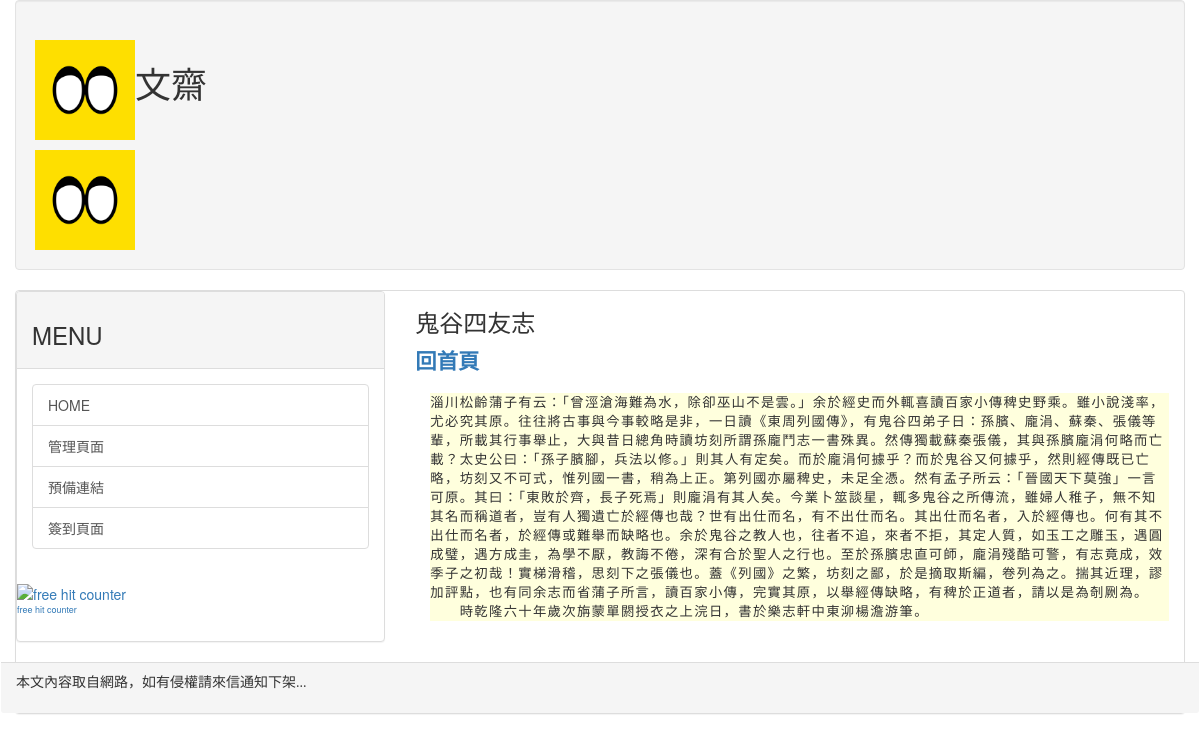
The page /post/00 on the database its author committed.
### mainsite/models.py (models this page shows, shortened)
class Post(models.Model):
    title = models.CharField(max_length=200)
    slug = models.CharField(max_length=200)
    body = models.TextField()
    pub_date = models.DateTimeField(default=timezone.now)
    class Meta:
        ordering = ('-pub_date',)

### mainsite/views.py (the view)
# urls.py: path('post/<slug:slug>', showpost),
def showpost(request, slug):
    try:
        post = Post.objects.get(slug = slug)
        if post != None:
            return render(request, 'post.html', locals())
    except:
        return redirect('/')

### templates/post.html (shortened to what this page needs)
{% extends 'base.html' %}
{% block headmessage %}
    <div class='post_title'>
        <h3>{{ post.title }}</h3>
        <a style='font-family:微軟正黑體;' href='/'>回首頁</a>
    </div>
{% endblock %}
{% block content %}
        <div class='post_body'>
            {{ post.body }}</a>
        </div>
{% endblock %}

### templates/header.html (style rules this page uses)
.post_title { font-family: 微軟正黑體; font-size: 16pt; font-weight: bold; }
.post_body { font-family: 微軟正黑體; font-size: 10pt; letter-spacing: 1pt; background-color: #ffffdd; }

### rows shown on the page
Post: title "鬼谷四友志", body "淄川松齡蒲子有云：「曾涇滄海難為水，除卻巫山不是雲。」余於經史而外輒喜讀百家小傳稗史野乘。雖小說淺率，尤必究其原。往往將古事與今事較略是非，一日讀《東周列國傳》，有鬼谷四弟子日：孫臏、龐涓、蘇秦、張儀等輩，所載其行事舉止，大與昔日總角時讀坊刻所謂孫龐鬥志一書殊異。然傳獨載蘇秦張儀，其與孫臏龐涓何略而亡載？太史公曰：「孫子臏腳，兵法以修。」則其人有定矣。而於龐涓何據乎？而於鬼谷又何據乎，然則經傳既已亡略，坊刻又不可式，惟列國一書，稍為上正。第列國亦屬稗史，未足全憑。然有孟子所云：「晉國天下莫強」一言可原。其曰：「東敗於齊，長子死焉」則龐涓有其人矣。今業卜筮談星，輒多鬼谷之所傳流，雖婦人稚子，無不知其名而稱道者，豈有人獨遺亡於經傳也哉？世有出仕而名，有不出仕而名。其出仕而名者，入於經傳也。何有其不出仕而名者，於經傳或難舉而缺略也。余於鬼谷之教人也，往者不追，來者不拒，其定人質，如玉工之雕玉，遇圓成璧，遇方成圭，為學不厭，教誨不倦，深有合於聖人之行也。至於孫臏忠直可師，龐涓殘酷可警，有志竟成，效季子之初哉！實梯滑稽，思刻下之張儀也。蓋《列國》之繁，坊刻之鄙，於是摘取斯編，卷列為之。揣其近理，謬加評點，也有同余志而省蒲子所言，讀百家小傳，完實其原，以舉經傳缺略，有稗於正道者，請以是為剞劂為。 時乾隆六十年歲次旃蒙單閼授衣之上浣日，書於樂志軒中東泖楊澹游筆。"
